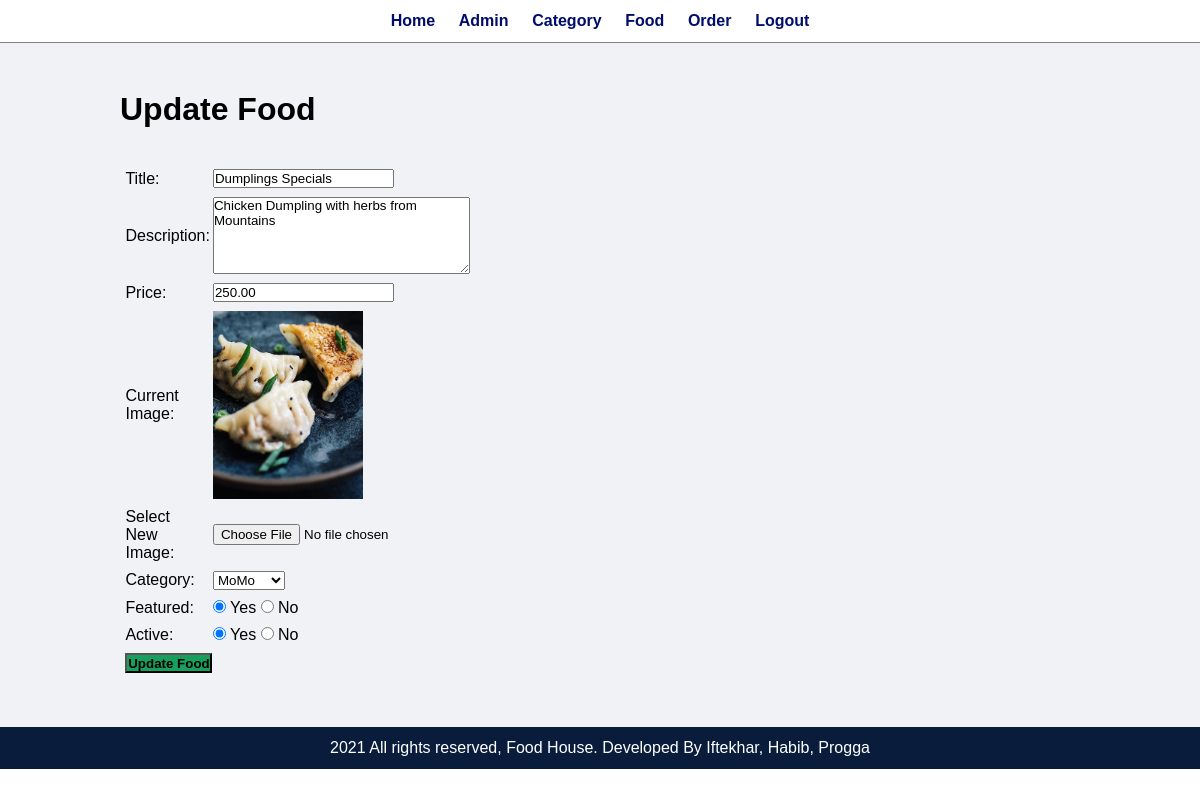
/admin/update-food.php?id=3 (signed in), run on the app's committed database.
### tables this page shows
CREATE TABLE `tbl_food` (
  `id` int(10) UNSIGNED NOT NULL,
  `title` varchar(100) NOT NULL,
  `description` text NOT NULL,
  `price` decimal(10,2) NOT NULL,
  `image_name` varchar(255) NOT NULL,
  `category_id` int(10) UNSIGNED NOT NULL,
  `featured` varchar(10) NOT NULL,
  `active` varchar(10) NOT NULL
);

CREATE TABLE `tbl_category` (
  `id` int(10) UNSIGNED NOT NULL,
  `title` varchar(100) NOT NULL,
  `image_name` varchar(255) NOT NULL,
  `featured` varchar(10) NOT NULL,
  `active` varchar(10) NOT NULL
);

### admin/update-food.php (the view, shortened to what this page needs)
<?php include('partials/menu.php'); ?>
<?php
    if(isset($_GET['id']))
    {
        $id = $_GET['id'];
        $sql2 = "SELECT * FROM tbl_food WHERE id=$id";
        $res2 = mysqli_query($conn, $sql2);
        $row2 = mysqli_fetch_assoc($res2);
        $title = $row2['title'];
        $description = $row2['description'];
        $price = $row2['price'];
        $current_image = $row2['image_name'];
        $current_category = $row2['category_id'];
        $featured = $row2['featured'];
        $active = $row2['active'];
    }
    else
    {
        header('location:'.SITEURL.'admin/manage-food.php');
    }
?>
<div class="main-content">
    <div class="wrapper">
        <h1>Update Food</h1>
        <br><br>
        <form action="" method="POST" enctype="multipart/form-data">
        <table class="tbl-30">
            <tr>
                <td>Title: </td>
                <td>
                    <input type="text" name="title" value="<?php echo $title; ?>">
                </td>
            </tr>
            <tr>
                <td>Description: </td>
                <td>
                    <textarea name="description" cols="30" rows="5"><?php echo $description; ?></textarea>
                </td>
            </tr>
            <tr>
                <td>Price: </td>
                <td>
                    <input type="number" name="price" value="<?php echo $price; ?>">
                </td>
            </tr>
            <tr>
                <td>Current Image: </td>
                <td>
                    <?php
                        if($current_image == "")
                        {
                            echo "<div class='error'>Image not Available.</div>";
                        }
                        else
                        {
                            ?>
                            <img src="<?php echo SITEURL; ?>images/food/<?php echo $current_image; ?>" width="150px">
                            <?php
                        }
                    ?>
                </td>
            </tr>
            <tr>
                <td>Select New Image: </td>
                <td>
                    <input type="file" name="image">
                </td>
            </tr>
            <tr>
                <td>Category: </td>
                <td>
                    <select name="category">
                        <?php
                            $sql = "SELECT * FROM tbl_category WHERE active='Yes'";
                            $res = mysqli_query($conn, $sql);
                            $count = mysqli_num_rows($res);
                            if($count>0)
                            {
                                while($row=mysqli_fetch_assoc($res))
                                {
                                    $category_title = $row['title'];
                                    $category_id = $row['id'];
                                    ?>
                                    <option <?php if($current_category==$category_id){echo "selected";} ?> value="<?php echo $category_id; ?>"><?php echo $category_title; ?></option>
                                    <?php
                                }
                            }
                            else
                            {
                                echo "<option value='0'>Category Not Available.</option>";
                            }
                        ?>
                    </select>
                </td>
            </tr>
            <tr>
                <td>Featured: </td>
                <td>
                    <input <?php if($featured=="Yes") {echo "checked";} ?> type="radio" name="featured" value="Yes"> Yes
                    <input <?php if($featured=="No") {echo "checked";} ?> type="radio" name="featured" value="No"> No
                </td>
            </tr>
            <tr>
                <td>Active: </td>
                <td>
                    <input <?php if($active=="Yes") {echo "checked";} ?> type="radio" name="active" value="Yes"> Yes
                    <input <?php if($active=="No") {echo "checked";} ?> type="radio" name="active" value="No"> No
                </td>
            </tr>
            <tr>
                <td>
                    <input type="submit" name="submit" value="Update Food" class="btn-secondary">
                </td>
            </tr>
        </table>
        </form>
    </div>
</div>
<?php include('partials/footer.php'); ?>

### css/admin.css (style rules this page uses)
* { margin: 0; padding: 0; font-family: Arial, Helvetica, sans-serif; }
.wrapper { padding: 1%; width: 80%; margin: 0 auto; }
.tbl-30 { width: 30%; }
table tr td { padding: 1%; }
.btn-secondary { background-color: #17A05D; padding: 1%; color: black; text-decoration: none; font-weight: bold; }
.main-content { background-color: #f1f2f6; padding: 3% 0; }

### data on the page
tbl_food: title "Dumplings Specials", description "Chicken Dumpling with herbs from Mountains", price "250.00", image_name (picture), category "MoMo", featured "☑", active "☑"
